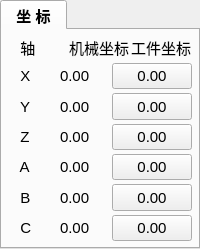
         <widget class="QTabWidget" name="tabTR">
          <property name="maximumSize">
           <size>
            <width>166666</width>
            <height>16777215</height>
           </size>
          </property>
          <property name="font">
           <font>
            <pointsize>11</pointsize>
            <weight>75</weight>
            <bold>true</bold>
           </font>
          </property>
          <property name="styleSheet">
           <string notr="true"/>
          </property>
          <property name="currentIndex">
           <number>0</number>
          </property>
          <widget class="QWidget" name="tab">
           <attribute name="title">
            <string> 坐 标 </string>
           </attribute>
           <layout class="QGridLayout" name="gridLayout_41">
            <property name="leftMargin">
             <number>6</number>
            </property>
            <property name="topMargin">
             <number>6</number>
            </property>
            <property name="rightMargin">
             <number>6</number>
            </property>
            <property name="bottomMargin">
             <number>6</number>
            </property>
            <item row="0" column="0">
             <layout class="QGridLayout" name="gridLayout_30">
              <property name="leftMargin">
               <number>0</number>
              </property>
              <property name="verticalSpacing">
               <number>4</number>
              </property>
              <item row="0" column="0">
               <layout class="QGridLayout" name="gridLayout_23">
                <item row="0" column="0">
                 <widget class="QLabel" name="label_12">
                  <property name="sizePolicy">
                   <sizepolicy hsizetype="Expanding" vsizetype="Expanding">
                    <horstretch>0</horstretch>
                    <verstretch>0</verstretch>
                   </sizepolicy>
                  </property>
                  <property name="minimumSize">
                   <size>
                    <width>0</width>
                    <height>0</height>
                   </size>
                  </property>
                  <property name="maximumSize">
                   <size>
                    <width>16777215</width>
                    <height>23</height>
                   </size>
                  </property>
                  <property name="font">
                   <font>
                    <weight>50</weight>
                    <bold>false</bold>
                   </font>
                  </property>
                  <property name="text">
                   <string>   轴</string>
                  </property>
                 </widget>
                </item>
                <item row="0" column="1">
                 <widget class="QLabel" name="label_13">
                  <property name="sizePolicy">
                   <sizepolicy hsizetype="Expanding" vsizetype="Expanding">
                    <horstretch>0</horstretch>
                    <verstretch>0</verstretch>
                   </sizepolicy>
                  </property>
                  <property name="minimumSize">
                   <size>
                    <width>0</width>
                    <height>0</height>
                   </size>
                  </property>
                  <property name="maximumSize">
                   <size>
                    <width>16777215</width>
                    <height>23</height>
                   </size>
                  </property>
                  <property name="font">
                   <font>
                    <weight>50</weight>
                    <bold>false</bold>
                   </font>
                  </property>
                  <property name="text">
                   <string>机械坐标</string>
                  </property>
                 </widget>
                </item>
                <item row="0" column="2">
                 <widget class="QLabel" name="label_14">
                  <property name="sizePolicy">
                   <sizepolicy hsizetype="Expanding" vsizetype="Expanding">
                    <horstretch>0</horstretch>
                    <verstretch>0</verstretch>
                   </sizepolicy>
                  </property>
                  <property name="minimumSize">
                   <size>
                    <width>0</width>
                    <height>0</height>
                   </size>
                  </property>
                  <property name="maximumSize">
                   <size>
                    <width>16777215</width>
                    <height>23</height>
                   </size>
                  </property>
                  <property name="font">
                   <font>
                    <weight>50</weight>
                    <bold>false</bold>
                   </font>
                  </property>
                  <property name="text">
                   <string>工件坐标</string>
                  </property>
                 </widget>
                </item>
               </layout>
              </item>
              <item row="1" column="0">
               <layout class="QGridLayout" name="gridLayout_24">
                <property name="verticalSpacing">
                 <number>6</number>
                </property>
                <item row="0" column="0">
                 <widget class="QLabel" name="label_18">
                  <property name="sizePolicy">
                   <sizepolicy hsizetype="Expanding" vsizetype="Expanding">
                    <horstretch>0</horstretch>
                    <verstretch>0</verstretch>
                   </sizepolicy>
                  </property>
                  <property name="minimumSize">
                   <size>
                    <width>0</width>
                    <height>0</height>
                   </size>
                  </property>
                  <property name="maximumSize">
                   <size>
                    <width>16777215</width>
                    <height>1200</height>
                   </size>
                  </property>
                  <property name="font">
                   <font>
                    <weight>50</weight>
                    <bold>false</bold>
                   </font>
                  </property>
                  <property name="text">
                   <string>   X</string>
                  </property>
                 </widget>
                </item>
                <item row="0" column="1">
                 <widget class="QLabel" name="label_x">
                  <property name="sizePolicy">
                   <sizepolicy hsizetype="Expanding" vsizetype="Expanding">
                    <horstretch>0</horstretch>
                    <verstretch>0</verstretch>
                   </sizepolicy>
                  </property>
                  <property name="minimumSize">
                   <size>
                    <width>0</width>
                    <height>0</height>
                   </size>
                  </property>
                  <property name="maximumSize">
                   <size>
                    <width>16777215</width>
                    <height>1200</height>
                   </size>
                  </property>
                  <property name="font">
                   <font>
                    <weight>50</weight>
                    <bold>false</bold>
                   </font>
                  </property>
                  <property name="text">
                   <string>0.00</string>
                  </property>
                 </widget>
                </item>
                <item row="0" column="2">
                 <widget class="QPushButton" name="BTX">
                  <property name="sizePolicy">
                   <sizepolicy hsizetype="Expanding" vsizetype="Expanding">
                    <horstretch>0</horstretch>
                    <verstretch>0</verstretch>
                   </sizepolicy>
                  </property>
                  <property name="minimumSize">
                   <size>
                    <width>80</width>
                    <height>0</height>
                   </size>
                  </property>
                  <property name="maximumSize">
                   <size>
                    <width>16777215</width>
                    <height>45</height>
                   </size>
                  </property>
                  <property name="font">
                   <font>
                    <weight>50</weight>
                    <bold>false</bold>
                   </font>
                  </property>
                  <property name="text">
                   <string>0.00</string>
                  </property>
                 </widget>
                </item>
               </layout>
              </item>
              <item row="2" column="0">
               <layout class="QGridLayout" name="gridLayout_25">
                <property name="verticalSpacing">
                 <number>6</number>
                </property>
                <item row="0" column="0">
                 <widget class="QLabel" name="label_19">
                  <property name="sizePolicy">
                   <sizepolicy hsizetype="Expanding" vsizetype="Expanding">
                    <horstretch>0</horstretch>
                    <verstretch>0</verstretch>
                   </sizepolicy>
                  </property>
                  <property name="minimumSize">
                   <size>
                    <width>0</width>
                    <height>0</height>
                   </size>
                  </property>
                  <property name="maximumSize">
                   <size>
                    <width>16777215</width>
                    <height>1200</height>
                   </size>
                  </property>
                  <property name="font">
                   <font>
                    <weight>50</weight>
                    <bold>false</bold>
                   </font>
                  </property>
                  <property name="text">
                   <string>   Y</string>
                  </property>
                 </widget>
                </item>
                <item row="0" column="1">
                 <widget class="QLabel" name="label_y">
                  <property name="sizePolicy">
                   <sizepolicy hsizetype="Expanding" vsizetype="Expanding">
                    <horstretch>0</horstretch>
                    <verstretch>0</verstretch>
                   </sizepolicy>
                  </property>
                  <property name="minimumSize">
                   <size>
                    <width>0</width>
                    <height>0</height>
                   </size>
                  </property>
                  <property name="maximumSize">
                   <size>
                    <width>16777215</width>
                    <height>1200</height>
                   </size>
                  </property>
                  <property name="font">
                   <font>
                    <weight>50</weight>
                    <bold>false</bold>
                   </font>
                  </property>
                  <property name="text">
                   <string>0.00</string>
                  </property>
                 </widget>
                </item>
                <item row="0" column="2">
                 <widget class="QPushButton" name="BTY">
                  <property name="sizePolicy">
                   <sizepolicy hsizetype="Expanding" vsizetype="Expanding">
                    <horstretch>0</horstretch>
                    <verstretch>0</verstretch>
                   </sizepolicy>
                  </property>
                  <property name="minimumSize">
                   <size>
                    <width>80</width>
                    <height>0</height>
                   </size>
                  </property>
                  <property name="maximumSize">
                   <size>
                    <width>16777215</width>
                    <height>45</height>
                   </size>
                  </property>
                  <property name="font">
                   <font>
                    <weight>50</weight>
                    <bold>false</bold>
                   </font>
                  </property>
                  <property name="text">
                   <string>0.00</string>
                  </property>
                 </widget>
                </item>
               </layout>
              </item>
              <item row="3" column="0">
               <layout class="QGridLayout" name="gridLayout_26">
                <property name="verticalSpacing">
                 <number>6</number>
                </property>
                <item row="0" column="0">
                 <widget class="QLabel" name="label_20">
                  <property name="sizePolicy">
                   <sizepolicy hsizetype="Expanding" vsizetype="Expanding">
                    <horstretch>0</horstretch>
                    <verstretch>0</verstretch>
                   </sizepolicy>
                  </property>
                  <property name="minimumSize">
                   <size>
                    <width>0</width>
                    <height>0</height>
                   </size>
                  </property>
                  <property name="maximumSize">
                   <size>
                    <width>16777215</width>
                    <height>1200</height>
                   </size>
                  </property>
                  <property name="font">
                   <font>
                    <weight>50</weight>
                    <bold>false</bold>
                   </font>
                  </property>
                  <property name="text">
                   <string>   Z</string>
                  </property>
                 </widget>
                </item>
                <item row="0" column="1">
                 <widget class="QLabel" name="label_z">
                  <property name="sizePolicy">
                   <sizepolicy hsizetype="Expanding" vsizetype="Expanding">
                    <horstretch>0</horstretch>
                    <verstretch>0</verstretch>
                   </sizepolicy>
                  </property>
                  <property name="minimumSize">
                   <size>
                    <width>0</width>
                    <height>0</height>
                   </size>
                  </property>
                  <property name="maximumSize">
                   <size>
                    <width>16777215</width>
                    <height>1200</height>
                   </size>
                  </property>
                  <property name="font">
                   <font>
                    <weight>50</weight>
                    <bold>false</bold>
                   </font>
                  </property>
                  <property name="text">
                   <string>0.00</string>
                  </property>
                 </widget>
                </item>
                <item row="0" column="2">
                 <widget class="QPushButton" name="BTZ">
                  <property name="sizePolicy">
                   <sizepolicy hsizetype="Expanding" vsizetype="Expanding">
                    <horstretch>0</horstretch>
                    <verstretch>0</verstretch>
                   </sizepolicy>
                  </property>
                  <property name="minimumSize">
                   <size>
                    <width>80</width>
                    <height>0</height>
                   </size>
                  </property>
                  <property name="maximumSize">
                   <size>
                    <width>16777215</width>
                    <height>45</height>
                   </size>
                  </property>
                  <property name="font">
                   <font>
                    <weight>50</weight>
                    <bold>false</bold>
                   </font>
                  </property>
                  <property name="text">
                   <string>0.00</string>
                  </property>
                 </widget>
                </item>
               </layout>
              </item>
              <item row="5" column="0">
               <layout class="QGridLayout" name="gridLayout_28">
                <property name="verticalSpacing">
                 <number>6</number>
                </property>
                <item row="0" column="0">
                 <widget class="QLabel" name="label_22">
                  <property name="sizePolicy">
                   <sizepolicy hsizetype="Expanding" vsizetype="Expanding">
                    <horstretch>0</horstretch>
                    <verstretch>0</verstretch>
                   </sizepolicy>
                  </property>
                  <property name="minimumSize">
                   <size>
                    <width>0</width>
                    <height>0</height>
                   </size>
                  </property>
                  <property name="maximumSize">
                   <size>
                    <width>16777215</width>
                    <height>1200</height>
                   </size>
                  </property>
                  <property name="font">
                   <font>
                    <weight>50</weight>
                    <bold>false</bold>
                   </font>
                  </property>
                  <property name="text">
                   <string>   B</string>
                  </property>
                 </widget>
                </item>
                <item row="0" column="1">
                 <widget class="QLabel" name="label_b">
                  <property name="sizePolicy">
                   <sizepolicy hsizetype="Expanding" vsizetype="Expanding">
                    <horstretch>0</horstretch>
                    <verstretch>0</verstretch>
                   </sizepolicy>
                  </property>
                  <property name="minimumSize">
                   <size>
                    <width>0</width>
                    <height>0</height>
                   </size>
                  </property>
                  <property name="maximumSize">
                   <size>
                    <width>16777215</width>
                    <height>1200</height>
                   </size>
                  </property>
                  <property name="font">
                   <font>
                    <weight>50</weight>
                    <bold>false</bold>
                   </font>
                  </property>
                  <property name="text">
                   <string>0.00</string>
                  </property>
                 </widget>
                </item>
                <item row="0" column="2">
                 <widget class="QPushButton" name="BTB">
                  <property name="sizePolicy">
                   <sizepolicy hsizetype="Expanding" vsizetype="Expanding">
                    <horstretch>0</horstretch>
                    <verstretch>0</verstretch>
                   </sizepolicy>
                  </property>
                  <property name="minimumSize">
                   <size>
                    <width>80</width>
                    <height>0</height>
                   </size>
                  </property>
                  <property name="maximumSize">
                   <size>
                    <width>16777215</width>
                    <height>45</height>
                   </size>
                  </property>
                  <property name="font">
                   <font>
                    <weight>50</weight>
                    <bold>false</bold>
                   </font>
                  </property>
                  <property name="text">
                   <string>0.00</string>
                  </property>
                 </widget>
                </item>
               </layout>
              </item>
              <item row="4" column="0">
               <layout class="QGridLayout" name="gridLayout_27">
                <property name="verticalSpacing">
                 <number>6</number>
                </property>
                <item row="0" column="0">
                 <widget class="QLabel" name="label_21">
                  <property name="sizePolicy">
                   <sizepolicy hsizetype="Expanding" vsizetype="Expanding">
                    <horstretch>0</horstretch>
                    <verstretch>0</verstretch>
                   </sizepolicy>
                  </property>
                  <property name="minimumSize">
                   <size>
                    <width>0</width>
                    <height>0</height>
                   </size>
                  </property>
                  <property name="maximumSize">
                   <size>
                    <width>16777215</width>
                    <height>1200</height>
                   </size>
                  </property>
                  <property name="font">
                   <font>
                    <weight>50</weight>
                    <bold>false</bold>
                   </font>
                  </property>
                  <property name="text">
                   <string>   A</string>
                  </property>
                 </widget>
                </item>
                <item row="0" column="1">
                 <widget class="QLabel" name="label_a">
                  <property name="sizePolicy">
                   <sizepolicy hsizetype="Expanding" vsizetype="Expanding">
                    <horstretch>0</horstretch>
                    <verstretch>0</verstretch>
                   </sizepolicy>
                  </property>
                  <property name="minimumSize">
                   <size>
                    <width>0</width>
                    <height>0</height>
                   </size>
                  </property>
                  <property name="maximumSize">
                   <size>
                    <width>16777215</width>
                    <height>1200</height>
                   </size>
                  </property>
                  <property name="font">
                   <font>
                    <weight>50</weight>
                    <bold>false</bold>
                   </font>
                  </property>
                  <property name="text">
                   <string>0.00</string>
                  </property>
                 </widget>
                </item>
                <item row="0" column="2">
                 <widget class="QPushButton" name="BTA">
                  <property name="sizePolicy">
                   <sizepolicy hsizetype="Expanding" vsizetype="Expanding">
                    <horstretch>0</horstretch>
                    <verstretch>0</verstretch>
                   </sizepolicy>
                  </property>
                  <property name="minimumSize">
                   <size>
                    <width>80</width>
                    <height>0</height>
                   </size>
                  </property>
                  <property name="maximumSize">
                   <size>
                    <width>16777215</width>
                    <height>45</height>
                   </size>
                  </property>
                  <property name="font">
                   <font>
                    <weight>50</weight>
                    <bold>false</bold>
                   </font>
                  </property>
                  <property name="text">
                   <string>0.00</string>
                  </property>
                 </widget>
                </item>
               </layout>
              </item>
              <item row="6" column="0">
               <layout class="QGridLayout" name="gridLayout_29">
                <property name="verticalSpacing">
                 <number>6</number>
                </property>
                <item row="0" column="0">
                 <widget class="QLabel" name="label_24">
                  <property name="sizePolicy">
                   <sizepolicy hsizetype="Expanding" vsizetype="Expanding">
                    <horstretch>0</horstretch>
                    <verstretch>0</verstretch>
                   </sizepolicy>
                  </property>
                  <property name="minimumSize">
                   <size>
                    <width>0</width>
                    <height>0</height>
                   </size>
                  </property>
                  <property name="maximumSize">
                   <size>
                    <width>16777215</width>
                    <height>1200</height>
                   </size>
                  </property>
                  <property name="font">
                   <font>
                    <weight>50</weight>
                    <bold>false</bold>
                   </font>
                  </property>
                  <property name="text">
                   <string>   C</string>
                  </property>
                 </widget>
                </item>
                <item row="0" column="1">
                 <widget class="QLabel" name="label_c">
                  <property name="sizePolicy">
                   <sizepolicy hsizetype="Expanding" vsizetype="Expanding">
                    <horstretch>0</horstretch>
                    <verstretch>0</verstretch>
                   </sizepolicy>
                  </property>
                  <property name="minimumSize">
                   <size>
                    <width>0</width>
                    <height>0</height>
                   </size>
                  </property>
                  <property name="maximumSize">
                   <size>
                    <width>16777215</width>
                    <height>1200</height>
                   </size>
                  </property>
                  <property name="font">
                   <font>
                    <weight>50</weight>
                    <bold>false</bold>
                   </font>
                  </property>
                  <property name="text">
                   <string>0.00</string>
                  </property>
                 </widget>
                </item>
                <item row="0" column="2">
                 <widget class="QPushButton" name="BTC">
                  <property name="sizePolicy">
                   <sizepolicy hsizetype="Expanding" vsizetype="Expanding">
                    <horstretch>0</horstretch>
                    <verstretch>0</verstretch>
                   </sizepolicy>
                  </property>
                  <property name="minimumSize">
                   <size>
                    <width>80</width>
                    <height>0</height>
                   </size>
                  </property>
                  <property name="maximumSize">
                   <size>
                    <width>16777215</width>
                    <height>45</height>
                   </size>
                  </property>
                  <property name="font">
                   <font>
                    <weight>50</weight>
                    <bold>false</bold>
                   </font>
                  </property>
                  <property name="text">
                   <string>0.00</string>
                  </property>
                 </widget>
                </item>
               </layout>
              </item>
             </layout>
            </item>
           </layout>
          </widget>
         </widget>
